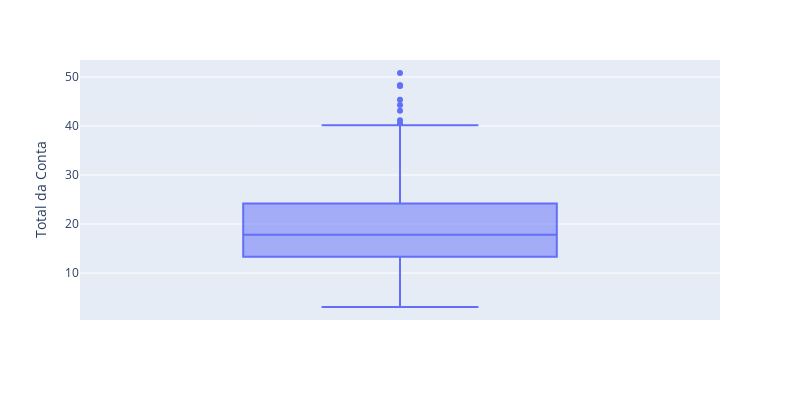

Write notebook code for a chart like this one.
### Markdown cell above
### Boxplot

### Code cell
px.box(df, 
       y="Total da Conta",
       width=800, 
       height=400)

### Figure 1 — Plotly figure (JSON) as saved in the notebook; plotly's stock layout.template omitted (floating-point values rounded to 4 significant figures; data arrays with more than 128 entries replaced by an {"elided": "..."} marker saying what was removed)
{"data": [{"alignmentgroup": "True", "hovertemplate": "Total da Conta=%{y}<extra></extra>", "legendgroup": "", "marker": {"color": "#636efa"}, "name": "", "notched": false, "offsetgroup": "", "orientation": "v", "showlegend": false, "type": "box", "x0": " ", "xaxis": "x", "y": {"elided": "244 float values"}, "y0": " ", "yaxis": "y"}], "layout": {"boxmode": "group", "height": 400, "legend": {"tracegroupgap": 0}, "margin": {"t": 60}, "width": 800, "xaxis": {"anchor": "y", "autorange": true, "domain": [0, 1], "range": [-0.5, 0.5], "type": "category"}, "yaxis": {"anchor": "x", "autorange": true, "domain": [0, 1], "range": [0.4178, 53.46], "title": {"text": "Total da Conta"}, "type": "linear"}}}
